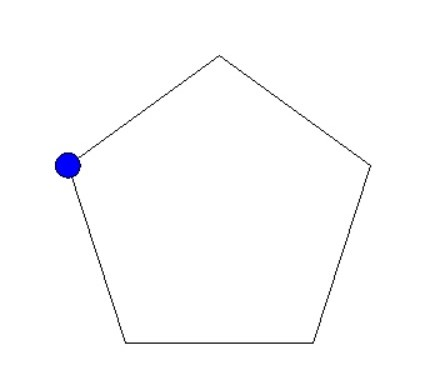

Reproduce this figure in Python.
# Task 4 Continued
# In order to show 4/4 time we can use a square and a triangle for 3/4
import turtle
import numpy as np
import time


def Metrograph():
    bpm = int(input('Bpm? '))
    size = 150
    time_sig = int(input('Time Sig? (give the upper-numerical) '))
    bpm = 60 / bpm
    i = 0 
    n = 1
    beat_counter = 1
    x_start_pos = 0
    y_start_pos = 0
    colours = ['red','green','blue','black']
    cch = 0 
    dur = True
	
    angle = 360 / time_sig
    
    if time_sig == 4:
        x_start_pos = size / 2
        y_start_pos = - x_start_pos
    elif  time_sig == 3 or time_sig == 6:
        x_start_pos = size / 2
        y_start_pos = - (np.sqrt(size**2 - x_start_pos **2) / 2) * (1 + ((time_sig-3)/4))
    else:
        x_start_pos = size / 2
        y_start_pos = -  (size/2) / (2*np.tan(((np.pi/2)/time_sig)))
   
    
    #initialise the graphics interface:
    turtle.color('black', 'blue')
    turtle.penup()
    turtle.begin_fill()
    turtle.shape('circle')
    turtle.speed(8)
    turtle.setpos(x_start_pos,y_start_pos)
    turtle.left(angle)
    turtle.forward(size)
    turtle.pendown()
    
    print('Press CTRL + C to exit') 
	
    
	#begin the metronome
    start = time.perf_counter()
    while dur == True:
        end = time.perf_counter()
        i = end - start
        if i - n > 0 and i - n < 0.00005:
            turtle.left(angle)
            turtle.forward(size)     
            n = n + bpm
            if beat_counter % time_sig == 1: 
                turtle.fillcolor('red')   
            else:
                turtle.fillcolor('blue')  
                if beat_counter % time_sig == 0:
                    turtle.pencolor(colours[cch])
                    if cch == 3:
                        cch = 0
                    else:
                        cch = cch + 1
                
            beat_counter = beat_counter + 1

    print(beat_counter - 1)
    turtle.done()


Metrograph()
